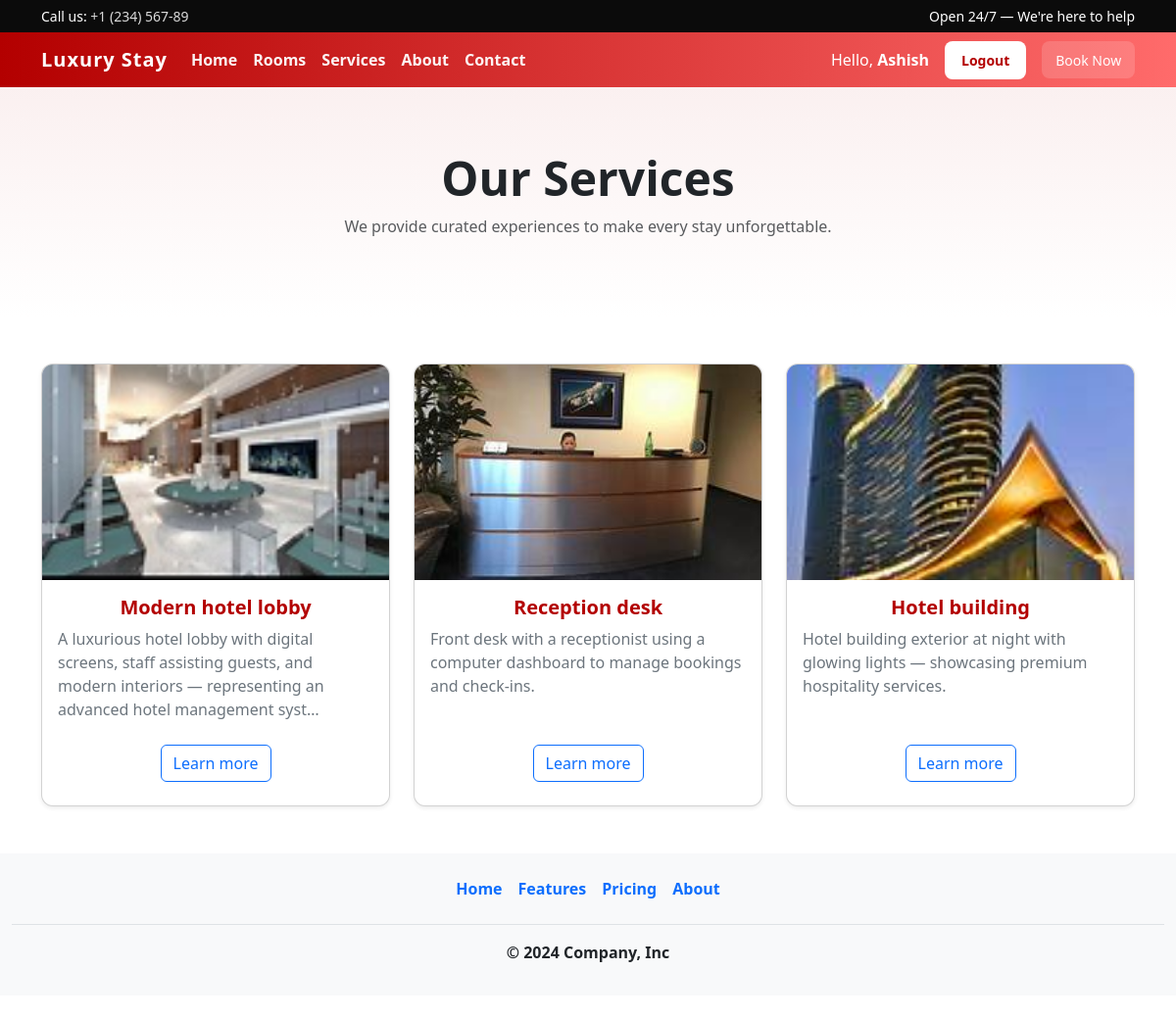
Screenshot of /Services/ (signed in) with the database file from the repository.
### service/models.py (models this page shows)
class service(models.Model):
 image=models.ImageField()
 header=models.CharField(max_length=200)
 des=models.CharField(max_length=400)

### service/views.py (the view)
# urls.py: path('Services/',Services)
def Services(request):
    servi=service.objects.all()
    return render(request,'Services.html',{"service":servi})

### templates/Services.html (shortened to what this page needs)
{%load static%} {%include 'Header.html'%}
<!DOCTYPE html>
<html lang="en">
  <head>
    <link href="https://cdn.jsdelivr.net/npm/bootstrap@5.3.0/dist/css/bootstrap.min.css" rel="stylesheet">
    <link rel="stylesheet" href="{% static 'css/style.css' %}">
  </head>
  <body>
    <div class="services-hero">
      <div class="container">
        <h1 class="display-5 fw-bold">Our Services</h1>
        <p class="text-muted mt-2">We provide curated experiences to make every stay unforgettable.</p>
      </div>
    </div>
    <div class="container mt-5">
      <div class="row">
        {% for c in service%}
        <div class="col-md-4 mb-4">
          <div class="card service-card shadow-sm h-100">
            <img src="/media/{{ c.image }}" class="service-img" alt="{{ c.header }}" />
            <div class="card-body">
              <h5 class="card-title service-title">{{ c.header }}</h5>
              <p class="card-text service-desc">{{ c.des|truncatechars:140 }}</p>
            </div>
            <div class="card-footer bg-transparent border-top-0 text-center mb-3">
              <a href="#" class="btn btn-outline-primary">Learn more</a>
            </div>
          </div>
        </div>
        {%endfor%}
        </div>
      </div>
  </body>
</html>
{%include 'Footer.html'%}

### static/css/style.css (style rules this page uses)
:root { --brand: #b30000; --accent: #ff6b6b; --muted: #6c757d; --card-shadow: 0 8px 24px rgba(0, 0, 0, 0.12); }
.service-card { border-radius: 12px; overflow: hidden; transition: transform 0.28s ease, box-shadow 0.28s ease; }
.service-card img { width: 100%; height: 220px; object-fit: cover; display: block; }
.service-title { font-weight: 700; color: var(--brand); }
.service-desc { color: var(--muted); }

### templates/Services.html (style rules this page uses)
body { background-color: #f8f9fa; }
.services-hero { padding:4rem 0; text-align:center; background:linear-gradient(180deg, rgba(179,0,0,0.06), rgba(255,255,255,0.02)); }
.service-card .card-body { min-height:130px }
.service-card h5 { text-align:center; font-weight:800; color:var(--brand); }
.service-img { height:240px; object-fit:cover; display:block; width:100%; }

### rows the page displays
service: image (picture), header "Modern hotel lobby", des "A luxurious hotel lobby with digital screens, staff assisting guests, and modern interiors — representing an advanced hotel management syst…"
service: image (picture), header "Reception desk", des "Front desk with a receptionist using a computer dashboard to manage bookings and check-ins."
service: image (picture), header "Hotel building", des "Hotel building exterior at night with glowing lights — showcasing premium hospitality services."

### other values shown
{{ request.session.user_name }} "Ashish"
